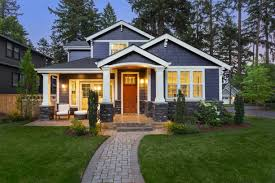
#> input picture Assesment/house.jpg, 275 x 183 px
$ python grayscale.py
#> lines starting #> are read from the running program, lines starting #| are printed output that depends on the picture
import cv2
import matplotlib.pyplot as plt
img = cv2.imread("house.jpg")
#> img is the input picture: shape (183, 275, 3); mean B, G, R 75.8, 90.9, 87.3
gray = cv2.cvtColor(img,cv2.COLOR_BGR2GRAY)
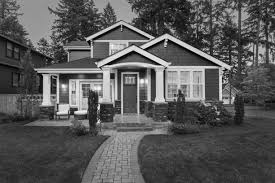
#> gray: shape (183, 275); min 0, max 252, mean 88
plt.imshow(cv2.cvtColor(gray,cv2.COLOR_BGR2RGB))
plt.show()

$ run again, with Assesment/build.jpg copied over Assesment/house.jpg
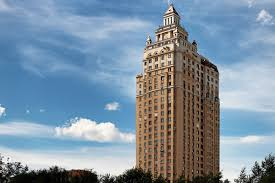
#> input picture Assesment/build.jpg, 275 x 183 px
#> img is the input picture: shape (183, 275, 3); mean B, G, R 162.8, 145.7, 126
#> `gray = cv2.cvtColor(img,cv2.COLOR_BGR2GRAY)`:
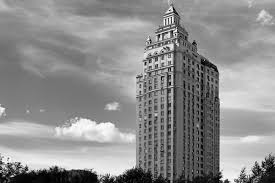
#> gray: shape (183, 275); min 0, max 255, mean 141.8

$ run again, with Assesment/buildi.jpg copied over Assesment/house.jpg
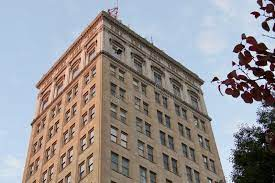
#> input picture Assesment/buildi.jpg, 275 x 183 px
#> img is the input picture: shape (183, 275, 3); mean B, G, R 147.7, 146.1, 149.8
#> `gray = cv2.cvtColor(img,cv2.COLOR_BGR2GRAY)`:
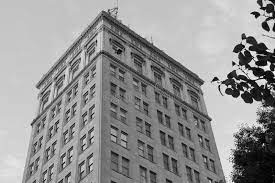
#> gray: shape (183, 275); min 0, max 254, mean 147.4
